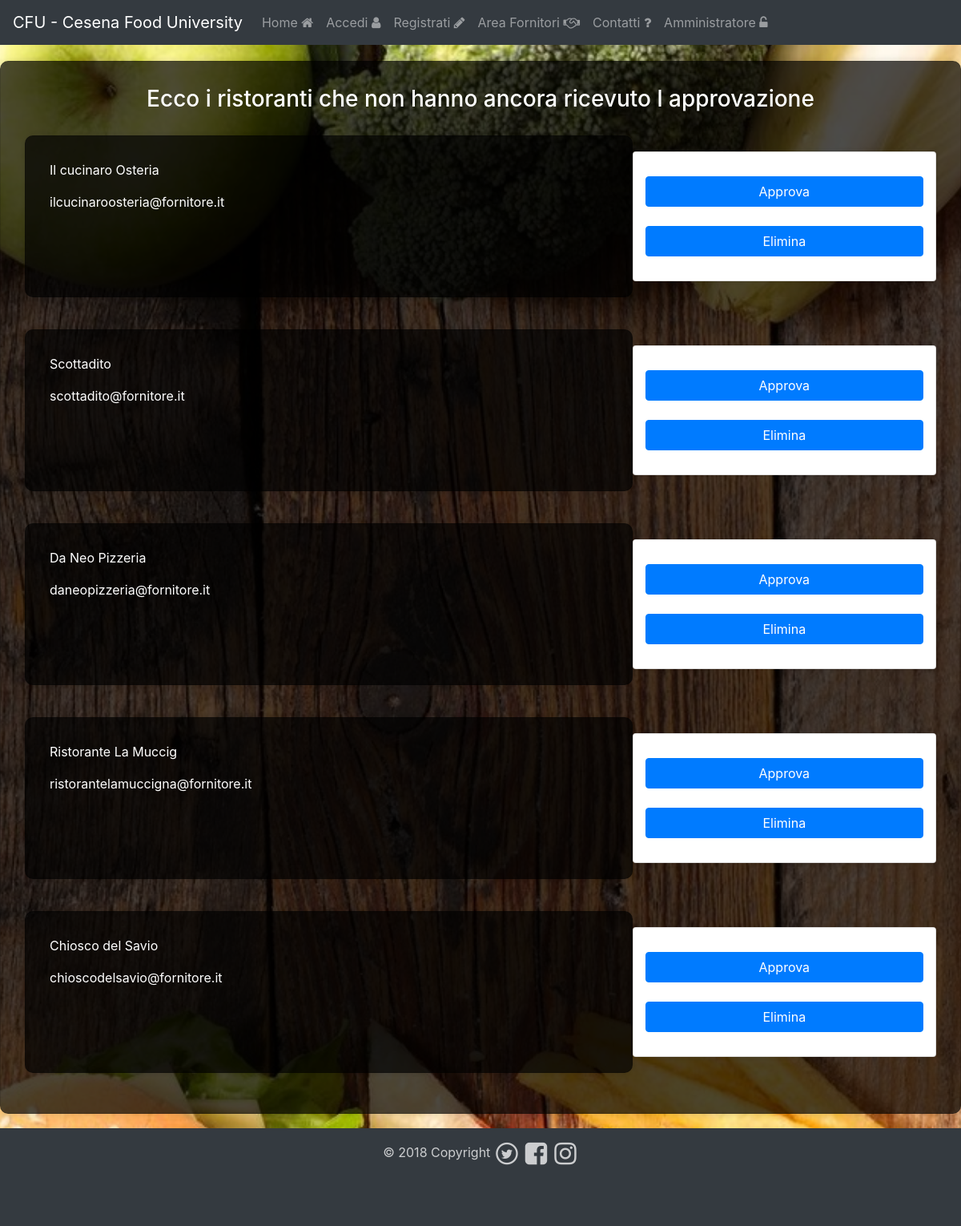
Screenshot of /codice/php/approvazione.php with the database file from the repository.
### tables this page shows
CREATE TABLE `ristorante` (
  `id` int(11) NOT NULL,
  `email_proprietario` varchar(40) NOT NULL,
  `nome` varchar(20) NOT NULL,
  `indirizzo` varchar(40) NOT NULL,
  `nome_categoria` varchar(20) DEFAULT NULL,
  `info` varchar(100) DEFAULT NULL,
  `rating` int(11) NOT NULL,
  `approvato` tinyint(1) NOT NULL DEFAULT '0'
);

### codice/php/approvazione.php (the view, shortened to what this page needs)
<!DOCTYPE html>
<html lang="it" dir="ltr">
<head>
  <link rel="stylesheet" href="./../css/bootstrap.min.css">
  <link rel="stylesheet" href="https://cdnjs.cloudflare.com/ajax/libs/font-awesome/4.7.0/css/font-awesome.min.css">
  <link href="./../css/form.css" rel="stylesheet">
  <link href="./../css/full.css" rel="stylesheet">
  <link href="./../css/menubar.css" rel="stylesheet">
  <link href="./../css/approvazione.css" rel="stylesheet">
  <link href="./../css/navigation.css" rel="stylesheet">
  <link href="./../css/footer.css" rel="stylesheet">
</head>
<body>
  <?php include 'menu.php'; ?>
  <div class="card card-sm center-msg-box transparent ">
    <?php
    $servername = "localhost";
    $username = "root";
    $password = "";
    $dbname = "cfu";
    $conn = new mysqli($servername, $username, $password, $dbname);
    $res=$conn->query('SELECT nome , email_proprietario, id FROM ristorante WHERE approvato = 0');
    if($res->num_rows==0){
      echo '<h3 class="title text-center">Non ci sono ristoranti che attentono approvazione</h3>';
    }else {
      echo '<h3 class="title text-center">Ecco i ristoranti che non hanno ancora ricevuto l approvazione</h3>';
      foreach($conn->query('SELECT nome , email_proprietario, id FROM ristorante WHERE approvato = 0') as $row) {
        echo '
        <div class="row card-sm">
        <div class="card card-sm center-msg-box transparent col-sm-8">
        <p>'. $row['nome'] .'</p>
        <p>'. $row['email_proprietario'] .'</p>
        </div>
        <form action="#" method="post" id="form1" class = "card card-sm transparent col-sm-4">
        <input type="submit" class="btn btn-primary" name="action" value="Approva"/>
        <input type="hidden" name = "email" value="'.$row["email_proprietario"].'">
        <br/>
        <input type="submit" class="btn btn-primary" name="action" value="Elimina"/>
        <input type="hidden" name = "email" value="'.$row["email_proprietario"].'">
        <input type="hidden" name="sent" value="true" />
        </form>
        </div>';
      }
    }
    ?>
  </div>
  <?php include 'footer.php'; ?>
</body>
</html>

### codice/css/form.css (style rules this page uses)
form { width:450px; padding:30px; margin:40px auto; background: rgba(0,0,0,0.7); border-radius: 10px; -webkit-border-radius:10px; -moz-border-radius: 10px; box-shadow: 0px 0px 10px rgba(0, 0, 0, 0.13); -moz-box-shadow: 0px 0px 10px rgba(0, 0, 0, 0.13); -webkit-box-shadow: 0px 0px 10px rgba(0, 0, 0, 0.13); }

### codice/css/full.css (style rules this page uses)
body { background: url('./../resources/bg.jpg') no-repeat center center fixed; -webkit-background-size: cover; -moz-background-size: cover; background-size: cover; -o-background-size: cover; }
.center-msg-box { padding:30px; margin: 20px auto; border-radius: 10px; -webkit-border-radius:10px; -moz-border-radius: 10px; box-shadow: 0px 0px 10px rgba(0, 0, 0, 0.13); -moz-box-shadow: 0px 0px 10px rgba(0, 0, 0, 0.13); -webkit-box-shadow: 0px 0px 10px rgba(0, 0, 0, 0.13); background-color: rgba(0, 0, 0, 0.7); }
h3 { color:white; }

### codice/css/approvazione.css (style rules this page uses)
p, h1, h2, h3 { color: white; }

### codice/css/footer.css (style rules this page uses)
body { padding-bottom: 120px; }
.row { box-sizing:border-box; margin: 0pt }

### rows the page displays
ristorante: nome "Il cucinaro Osteria", email_proprietario "ilcucinaroosteria@fornitore.it"
ristorante: nome "Scottadito", email_proprietario "scottadito@fornitore.it"
ristorante: nome "Da Neo Pizzeria", email_proprietario "daneopizzeria@fornitore.it"
ristorante: nome "Ristorante La Muccig", email_proprietario "ristorantelamuccigna@fornitore.it"
ristorante: nome "Chiosco del Savio", email_proprietario "chioscodelsavio@fornitore.it"
